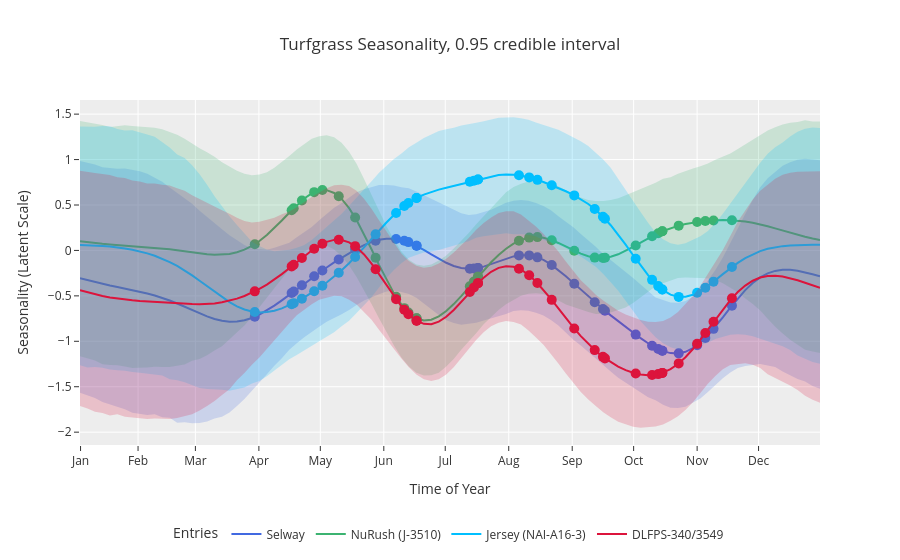

Notebook source saved alongside this figure:
### Code cell
colors = ['royalblue', 'mediumseagreen', 'deepskyblue', 'crimson']
entries = [7, 19, 29, 56]

## params
ci = 0.95  # Credible interval

# Create a single figure
fig = go.Figure()

# time_effect_data_points
data_points = extract_time_effect(datahandler, fit)
data_points_time = data_points.index.values

for i, entry in enumerate(entries):
    entry_name = name2code[entry]
    legend_group = f"Entry {entry_name}"    
    samples = fit.pred_time_effect[:, entry, :]  # Shape: (n_samples, n_time_points)
    
    # Compute statistics
    time_points = np.arange(samples.shape[1])+1  # Time indices
    mean_values = np.mean(samples, axis=0)  # Mean over samples
    lower_bound = np.percentile(samples, 100 * (1 - ci) / 2, axis=0)  # 2.5th percentile
    upper_bound = np.percentile(samples, 100 * (ci + (1 - ci) / 2), axis=0)  # 97.5th percentile

    # Add data point
    fig.add_trace(go.Scatter(
        x=data_points_time*100, y=data_points[entry],
        mode='markers',
        marker=dict(
            symbol='circle',  # Set the marker shape to "X"
            color=colors[i],  # Keep the color
            size=10  # Optionally, set the size of the marker
        ),
        name=f'{entry_name} Mean',
        legendgroup=legend_group,
        showlegend=False,
    ))

    # Add mean line
    fig.add_trace(go.Scatter(
        x=time_points, y=mean_values,
        mode='lines',
        line=dict(color=colors[i], width=2),
        name=f'{entry_name}',
        legendgroup=legend_group,
    ))
    
    # Add 95% Credible Interval (Shaded Region)
    fig.add_trace(go.Scatter(
        x=time_points.tolist() + time_points[::-1].tolist(),
        y=upper_bound.tolist() + lower_bound[::-1].tolist(),
        fill='toself',
        fillcolor=colors[i],
        opacity=0.2,
        line=dict(color='rgba(255,255,255,0)'),
        name=f'{entry_name} 95% CI',
        legendgroup=legend_group,  # Grouping
        showlegend=False,
    ))
    
# Compute correct tick positions based on actual day of the year
days_in_month = np.array([0, 31, 28, 31, 30, 31, 30, 31, 31, 30, 31, 30, 31])  # Non-leap year
cumulative_days = np.cumsum(days_in_month)+1  # Cumulative sum to get end of each month
month_positions = 100*cumulative_days / 365  # Normalize to range 0-100
month_positions[0] += 0.8

# Generate month labels
month_labels = ['Jan', 'Feb', 'Mar', 'Apr', 'May', 'Jun', 
                'Jul', 'Aug', 'Sep', 'Oct', 'Nov', 'Dec']

fig.update_layout(
    xaxis=dict(
        tickmode="array",
        tickvals=month_positions,  # Correctly spaced tick positions
        ticktext=month_labels,  # Month names
        title="Time of Year"
    ),
    yaxis_title="Seasonality (Latent Scale)",
    title=f"Turfgrass Seasonality, {ci} credible interval",
    template="ggplot2",
    legend=dict(
        title="Entries",
        orientation="h",
        yanchor="bottom",
        y=-0.3,
        xanchor="center",
        x=0.5
    )
) 

# needed to adjust figure size here with static renderer for plotly
pio.kaleido.scope.default_width = 1200
pio.kaleido.scope.default_height = 400
fig.show()

### Figure 1 — Plotly figure (JSON) as saved in the notebook; plotly's stock layout.template omitted (floating-point values rounded to 4 significant figures; data arrays with more than 128 entries replaced by an {"elided": "..."} marker saying what was removed)
{"data": [{"legendgroup": "Entry Selway", "marker": {"color": "royalblue", "size": 10, "symbol": "circle"}, "mode": "markers", "name": "Selway Mean", "showlegend": false, "type": "scatter", "x": [24.38, 29.32, 29.59, 30.68, 32.33, 33.42, 35.62, 37.81, 40.55, 43.29, 44.38, 44.93, 46.03, 46.03, 53.15, 53.7, 54.25, 54.25, 59.73, 61.1, 62.19, 64.11, 67.12, 69.86, 70.96, 71.23, 75.34, 77.53, 78.36, 78.9, 78.9, 81.1, 83.56, 84.66, 85.75, 88.22], "y": [-0.7303, -0.4688, -0.4518, -0.3838, -0.2841, -0.2201, -0.0989, 0.009575, 0.1071, 0.1267, 0.1071, 0.09169, 0.05111, 0.05111, -0.2019, -0.1994, -0.1929, -0.1929, -0.05468, -0.05452, -0.0762, -0.1594, -0.3664, -0.5695, -0.6455, -0.664, -0.9266, -1.049, -1.085, -1.105, -1.105, -1.133, -1.043, -0.9626, -0.863, -0.6075]}, {"legendgroup": "Entry Selway", "line": {"color": "royalblue", "width": 2}, "mode": "lines", "name": "Selway", "type": "scatter", "x": [1, 2, 3, 4, 5, 6, 7, 8, 9, 10, 11, 12, 13, 14, 15, 16, 17, 18, 19, 20, 21, 22, 23, 24, 25, 26, 27, 28, 29, 30, 31, 32, 33, 34, 35, 36, 37, 38, 39, 40, 41, 42, 43, 44, 45, 46, 47, 48, 49, 50, 51, 52, 53, 54, 55, 56, 57, 58, 59, 60, 61, 62, 63, 64, 65, 66, 67, 68, 69, 70, 71, 72, 73, 74, 75, 76, 77, 78, 79, 80, 81, 82, 83, 84, 85, 86, 87, 88, 89, 90, 91, 92, 93, 94, 95, 96, 97, 98, 99, 100], "y": [-0.3069, -0.329, -0.3496, -0.3687, -0.3865, -0.4032, -0.4195, -0.4362, -0.4539, -0.4736, -0.4961, -0.522, -0.5514, -0.5843, -0.6198, -0.6566, -0.6928, -0.726, -0.7538, -0.7737, -0.7837, -0.7823, -0.7687, -0.7431, -0.7066, -0.6607, -0.6075, -0.5494, -0.4883, -0.4262, -0.3644, -0.3037, -0.2447, -0.1874, -0.132, -0.07877, -0.02837, 0.01812, 0.0591, 0.09265, 0.1167, 0.1293, 0.1292, 0.1157, 0.08951, 0.05226, 0.006945, -0.04253, -0.09164, -0.1358, -0.1707, -0.1934, -0.2019, -0.1963, -0.1783, -0.1513, -0.12, -0.08965, -0.06556, -0.05238, -0.05357, -0.07097, -0.1047, -0.1533, -0.2139, -0.2831, -0.3571, -0.4326, -0.5071, -0.5792, -0.6483, -0.7149, -0.7797, -0.8432, -0.9056, -0.9658, -1.022, -1.07, -1.108, -1.13, -1.134, -1.116, -1.075, -1.014, -0.9333, -0.8387, -0.7356, -0.6303, -0.529, -0.4371, -0.3589, -0.2971, -0.2527, -0.2253, -0.213, -0.2135, -0.2236, -0.2405, -0.2613, -0.284]}, {"fill": "toself", "fillcolor": "royalblue", "legendgroup": "Entry Selway", "line": {"color": "rgba(255,255,255,0)"}, "name": "Selway 95% CI", "opacity": 0.2, "showlegend": false, "type": "scatter", "x": {"elided": "200 int values"}, "y": {"elided": "200 float values"}}, {"legendgroup": "Entry NuRush (J-3510)", "marker": {"color": "mediumseagreen", "size": 10, "symbol": "circle"}, "mode": "markers", "name": "NuRush (J-3510) Mean", "showlegend": false, "type": "scatter", "x": [24.38, 29.32, 29.59, 30.68, 32.33, 33.42, 35.62, 37.81, 40.55, 43.29, 44.38, 44.93, 46.03, 46.03, 53.15, 53.7, 54.25, 54.25, 59.73, 61.1, 62.19, 64.11, 67.12, 69.86, 70.96, 71.23, 75.34, 77.53, 78.36, 78.9, 78.9, 81.1, 83.56, 84.66, 85.75, 88.22], "y": [0.0685, 0.4422, 0.4651, 0.5501, 0.6417, 0.6657, 0.5959, 0.3623, -0.08133, -0.5107, -0.6351, -0.6829, -0.7477, -0.7477, -0.3936, -0.341, -0.2888, -0.2888, 0.1059, 0.1413, 0.1468, 0.1125, -0.003677, -0.0788, -0.08204, -0.08007, 0.05466, 0.1562, 0.1899, 0.2102, 0.2102, 0.2726, 0.3124, 0.323, 0.3301, 0.3324]}, {"legendgroup": "Entry NuRush (J-3510)", "line": {"color": "mediumseagreen", "width": 2}, "mode": "lines", "name": "NuRush (J-3510)", "type": "scatter", "x": [1, 2, 3, 4, 5, 6, 7, 8, 9, 10, 11, 12, 13, 14, 15, 16, 17, 18, 19, 20, 21, 22, 23, 24, 25, 26, 27, 28, 29, 30, 31, 32, 33, 34, 35, 36, 37, 38, 39, 40, 41, 42, 43, 44, 45, 46, 47, 48, 49, 50, 51, 52, 53, 54, 55, 56, 57, 58, 59, 60, 61, 62, 63, 64, 65, 66, 67, 68, 69, 70, 71, 72, 73, 74, 75, 76, 77, 78, 79, 80, 81, 82, 83, 84, 85, 86, 87, 88, 89, 90, 91, 92, 93, 94, 95, 96, 97, 98, 99, 100], "y": [0.1023, 0.09113, 0.08167, 0.07356, 0.06649, 0.06019, 0.05442, 0.0489, 0.04332, 0.03732, 0.03051, 0.02257, 0.01327, 0.00265, -0.008981, -0.02095, -0.0322, -0.04135, -0.04669, -0.04633, -0.03829, -0.02067, 0.008161, 0.04932, 0.1032, 0.1692, 0.2456, 0.3291, 0.4153, 0.4984, 0.5717, 0.628, 0.6606, 0.6635, 0.6326, 0.5663, 0.4658, 0.3352, 0.1812, 0.01312, -0.1589, -0.324, -0.4724, -0.5957, -0.6882, -0.7466, -0.7706, -0.7624, -0.726, -0.6667, -0.5902, -0.5022, -0.4081, -0.3122, -0.2185, -0.1302, -0.05029, 0.0188, 0.0747, 0.1155, 0.1398, 0.1473, 0.1386, 0.1158, 0.08217, 0.04229, 0.001211, -0.03583, -0.06416, -0.08017, -0.08182, -0.06878, -0.04239, -0.005381, 0.03866, 0.08584, 0.1325, 0.1757, 0.2136, 0.2452, 0.2705, 0.2903, 0.3055, 0.3171, 0.3256, 0.3313, 0.3339, 0.3331, 0.3283, 0.3191, 0.3053, 0.2874, 0.2661, 0.2426, 0.218, 0.1937, 0.1707, 0.1498, 0.1314, 0.1156]}, {"fill": "toself", "fillcolor": "mediumseagreen", "legendgroup": "Entry NuRush (J-3510)", "line": {"color": "rgba(255,255,255,0)"}, "name": "NuRush (J-3510) 95% CI", "opacity": 0.2, "showlegend": false, "type": "scatter", "x": {"elided": "200 int values"}, "y": {"elided": "200 float values"}}, {"legendgroup": "Entry Jersey (NAI-A16-3)", "marker": {"color": "deepskyblue", "size": 10, "symbol": "circle"}, "mode": "markers", "name": "Jersey (NAI-A16-3) Mean", "showlegend": false, "type": "scatter", "x": [24.38, 29.32, 29.59, 30.68, 32.33, 33.42, 35.62, 37.81, 40.55, 43.29, 44.38, 44.93, 46.03, 46.03, 53.15, 53.7, 54.25, 54.25, 59.73, 61.1, 62.19, 64.11, 67.12, 69.86, 70.96, 71.23, 75.34, 77.53, 78.36, 78.9, 78.9, 81.1, 83.56, 84.66, 85.75, 88.22], "y": [-0.6776, -0.5911, -0.58, -0.5318, -0.4495, -0.3882, -0.2464, -0.07301, 0.1768, 0.4124, 0.4885, 0.5213, 0.5765, 0.5765, 0.7557, 0.7681, 0.7805, 0.7805, 0.8274, 0.8039, 0.7766, 0.7179, 0.6057, 0.4552, 0.3713, 0.3478, -0.09225, -0.3239, -0.3927, -0.4308, -0.4308, -0.5113, -0.4659, -0.4109, -0.3436, -0.1826]}, {"legendgroup": "Entry Jersey (NAI-A16-3)", "line": {"color": "deepskyblue", "width": 2}, "mode": "lines", "name": "Jersey (NAI-A16-3)", "type": "scatter", "x": [1, 2, 3, 4, 5, 6, 7, 8, 9, 10, 11, 12, 13, 14, 15, 16, 17, 18, 19, 20, 21, 22, 23, 24, 25, 26, 27, 28, 29, 30, 31, 32, 33, 34, 35, 36, 37, 38, 39, 40, 41, 42, 43, 44, 45, 46, 47, 48, 49, 50, 51, 52, 53, 54, 55, 56, 57, 58, 59, 60, 61, 62, 63, 64, 65, 66, 67, 68, 69, 70, 71, 72, 73, 74, 75, 76, 77, 78, 79, 80, 81, 82, 83, 84, 85, 86, 87, 88, 89, 90, 91, 92, 93, 94, 95, 96, 97, 98, 99, 100], "y": [0.05999, 0.05785, 0.0545, 0.04961, 0.04285, 0.03385, 0.02225, 0.007662, -0.01036, -0.03234, -0.05885, -0.09047, -0.1277, -0.1709, -0.22, -0.2745, -0.3334, -0.3947, -0.4564, -0.5156, -0.5693, -0.6148, -0.6498, -0.6724, -0.6819, -0.6785, -0.6631, -0.6374, -0.6033, -0.5626, -0.5169, -0.4668, -0.4126, -0.3537, -0.2892, -0.2184, -0.1407, -0.05639, 0.03317, 0.1258, 0.2185, 0.3077, 0.3903, 0.4634, 0.5252, 0.5753, 0.6146, 0.6449, 0.669, 0.6898, 0.7096, 0.7303, 0.7522, 0.775, 0.7969, 0.8158, 0.8294, 0.8359, 0.8341, 0.8238, 0.8059, 0.7818, 0.7532, 0.7215, 0.6875, 0.6511, 0.611, 0.5651, 0.5107, 0.4456, 0.3678, 0.277, 0.1744, 0.06292, -0.05271, -0.1667, -0.2727, -0.3645, -0.4368, -0.486, -0.5103, -0.5099, -0.4871, -0.4458, -0.3908, -0.3275, -0.2611, -0.1963, -0.1366, -0.08452, -0.04143, -0.007549, 0.01772, 0.03554, 0.04736, 0.05467, 0.05881, 0.06084, 0.06149, 0.06117]}, {"fill": "toself", "fillcolor": "deepskyblue", "legendgroup": "Entry Jersey (NAI-A16-3)", "line": {"color": "rgba(255,255,255,0)"}, "name": "Jersey (NAI-A16-3) 95% CI", "opacity": 0.2, "showlegend": false, "type": "scatter", "x": {"elided": "200 int values"}, "y": {"elided": "200 float values"}}, {"legendgroup": "Entry DLFPS-340/3549", "marker": {"color": "crimson", "size": 10, "symbol": "circle"}, "mode": "markers", "name": "DLFPS-340/3549 Mean", "showlegend": false, "type": "scatter", "x": [24.38, 29.32, 29.59, 30.68, 32.33, 33.42, 35.62, 37.81, 40.55, 43.29, 44.38, 44.93, 46.03, 46.03, 53.15, 53.7, 54.25, 54.25, 59.73, 61.1, 62.19, 64.11, 67.12, 69.86, 70.96, 71.23, 75.34, 77.53, 78.36, 78.9, 78.9, 81.1, 83.56, 84.66, 85.75, 88.22], "y": [-0.4503, -0.1759, -0.1576, -0.08403, 0.01842, 0.07274, 0.1184, 0.04714, -0.2064, -0.538, -0.653, -0.7012, -0.7737, -0.7737, -0.4584, -0.4079, -0.3599, -0.3599, -0.2011, -0.2738, -0.3584, -0.5439, -0.8591, -1.097, -1.171, -1.188, -1.354, -1.371, -1.361, -1.348, -1.348, -1.243, -1.028, -0.9094, -0.7855, -0.5258]}, {"legendgroup": "Entry DLFPS-340/3549", "line": {"color": "crimson", "width": 2}, "mode": "lines", "name": "DLFPS-340/3549", "type": "scatter", "x": [1, 2, 3, 4, 5, 6, 7, 8, 9, 10, 11, 12, 13, 14, 15, 16, 17, 18, 19, 20, 21, 22, 23, 24, 25, 26, 27, 28, 29, 30, 31, 32, 33, 34, 35, 36, 37, 38, 39, 40, 41, 42, 43, 44, 45, 46, 47, 48, 49, 50, 51, 52, 53, 54, 55, 56, 57, 58, 59, 60, 61, 62, 63, 64, 65, 66, 67, 68, 69, 70, 71, 72, 73, 74, 75, 76, 77, 78, 79, 80, 81, 82, 83, 84, 85, 86, 87, 88, 89, 90, 91, 92, 93, 94, 95, 96, 97, 98, 99, 100], "y": [-0.4369, -0.4609, -0.4824, -0.5012, -0.5171, -0.5302, -0.5408, -0.5492, -0.5559, -0.5616, -0.5668, -0.572, -0.5772, -0.5825, -0.5872, -0.5906, -0.5917, -0.5895, -0.5829, -0.5713, -0.5541, -0.5308, -0.5014, -0.4656, -0.4236, -0.3753, -0.321, -0.2611, -0.1968, -0.1299, -0.06325, -0.0005624, 0.05357, 0.09409, 0.116, 0.1151, 0.08834, 0.03483, -0.04405, -0.1444, -0.2602, -0.3832, -0.5047, -0.6153, -0.7067, -0.7723, -0.8077, -0.8112, -0.7841, -0.7301, -0.6551, -0.5665, -0.4725, -0.3811, -0.3, -0.2353, -0.1921, -0.1733, -0.1803, -0.2123, -0.2674, -0.3422, -0.4322, -0.5325, -0.6381, -0.7443, -0.8469, -0.9428, -1.03, -1.107, -1.174, -1.231, -1.278, -1.317, -1.346, -1.365, -1.373, -1.367, -1.345, -1.306, -1.249, -1.175, -1.085, -0.9817, -0.8709, -0.7577, -0.6477, -0.5464, -0.4583, -0.3868, -0.3335, -0.2986, -0.2808, -0.2778, -0.2869, -0.3047, -0.3283, -0.3552, -0.3832, -0.4107]}, {"fill": "toself", "fillcolor": "crimson", "legendgroup": "Entry DLFPS-340/3549", "line": {"color": "rgba(255,255,255,0)"}, "name": "DLFPS-340/3549 95% CI", "opacity": 0.2, "showlegend": false, "type": "scatter", "x": {"elided": "200 int values"}, "y": {"elided": "200 float values"}}], "layout": {"legend": {"orientation": "h", "title": {"text": "Entries"}, "x": 0.5, "xanchor": "center", "y": -0.3, "yanchor": "bottom"}, "title": {"text": "Turfgrass Seasonality, 0.95 credible interval"}, "xaxis": {"tickmode": "array", "ticktext": ["Jan", "Feb", "Mar", "Apr", "May", "Jun", "Jul", "Aug", "Sep", "Oct", "Nov", "Dec"], "tickvals": [1.074, 8.767, 16.44, 24.93, 33.15, 41.64, 49.86, 58.36, 66.85, 75.07, 83.56, 91.78, 100.3], "title": {"text": "Time of Year"}}, "yaxis": {"title": {"text": "Seasonality (Latent Scale)"}}}}
